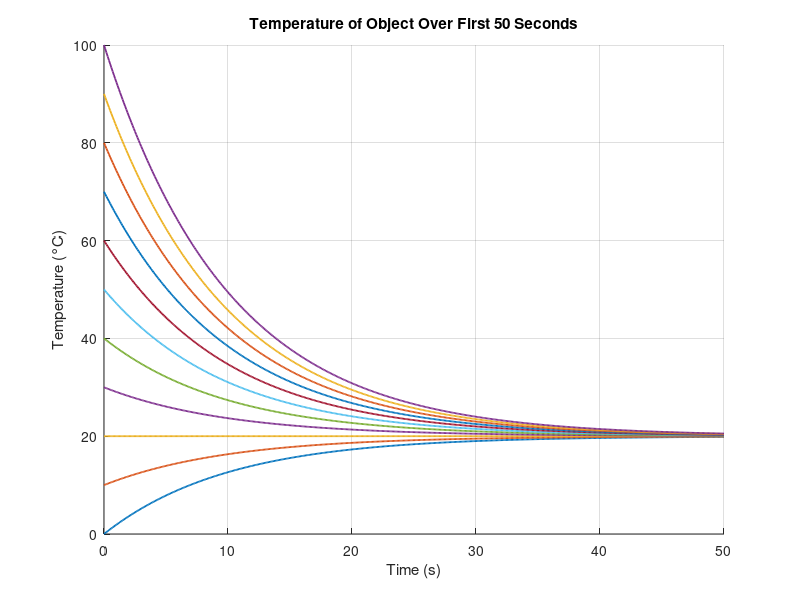

Write MATLAB code to recreate this figure. (Note: this script raises an error after producing the figure.)
% Constants
k = 0.1;           
T0 = 20;
t = 0:0.1:50;         

% Initial temperatures to test
Ti_list  = 0:10:100;   

 fprintf('Temperature Change Simulation\n');
fprintf('k = %.2f  |  Ambient Temp = %.1f°C\n\n', k, T0);

figure;
hold on ;


for Ti =  Ti_list
     % temp formula
    T =  T0 + (Ti - T0) *  exp(-k .* t);
       % Plot
  plot(t,  T, 'LineWidth', 1.3);
    
    % Print result 
    fprintf('Plotted object starting at %.1f°C\n', Ti);
end

%graph forma
grid on;
xlabel('Time (s)');
ylabel('Temperature (°C)');
title('Temperature of Object Over First 50 Seconds');
legendStrings = string(Ti_list) + "°C";
legend(legendStrings, 'Location', 'bestoutside');


hold off;
